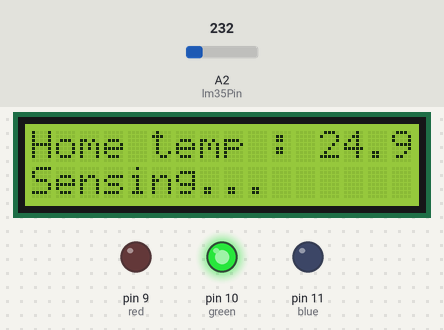
A sketch run on a simulated Arduino Uno, built with avr-gcc and run on an emulated ATmega328P. Shown: 16×2 character LCD, output pins drawn as LEDs (lit = HIGH). The inputs (shaded band) are chosen by the test bench; at power-on: A2 (lm35Pin) = 232. What the sketch prints to the serial monitor is not drawn.

Above: at 1.6 s.
1.7 s: A2 (lm35Pin) set to 250
At 3.5 s:
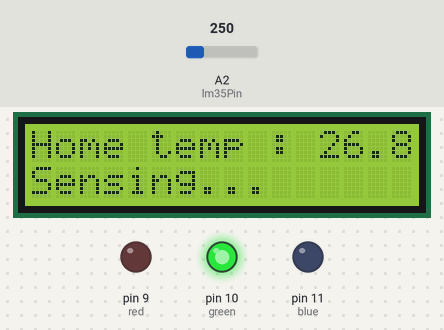
4.6 s: A2 (lm35Pin) set to 266
At 7.4 s:
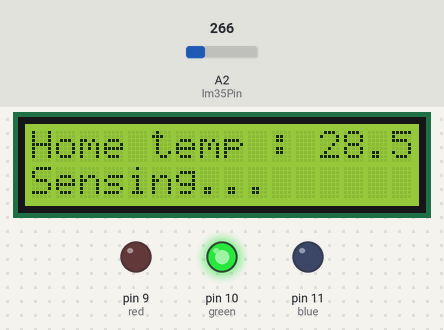
7.7 s: A2 (lm35Pin) set to 290
At 10.5 s:
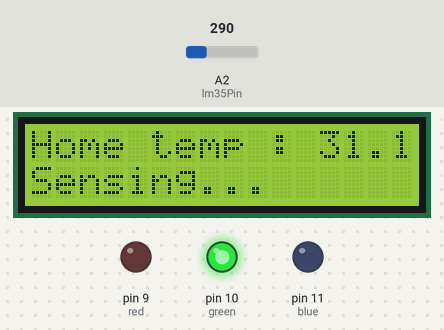
Timing chart, 0 to 12.0 s (numbered marks = the images above; inputs shaded):
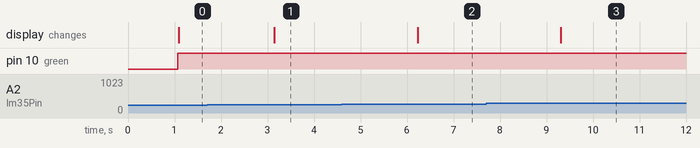

Measured:
- after the input at 1.7 s, the display: changes after 1.4 s (image 1)
- after the input at 4.6 s, the display: changes after 1.6 s (image 2)
- after the input at 7.7 s, the display: changes after 1.6 s (image 3)

The sketch:

TemperatureMoodLight.ino
```cpp
#include <Wire.h>
#include <LiquidCrystal_I2C.h>
LiquidCrystal_I2C lcd(0x27,16,2);

int lm35Pin = A2;
int flag = 0;
int red = 9; // red led, pinMode 9
int green = 10; // green led, pinMode 10
int blue = 11; // blue led, pinMode 11

void setup() {
  analogReference(INTERNAL);
  Serial.begin(9600); // 시리얼 모니터

  // lcd 초기설정
  lcd.init();
  lcd.backlight();

}

void loop() {
  // put your main code here, to run repeatedly:

  float temp = analogRead(lm35Pin) / 9.31;

  Serial.println(temp);
  delay(1000);

  if( 18 >= temp ){ // 실내온도가 18도 이하이면
    analogWrite(red, 0);
    analogWrite(green, 0);
    analogWrite(blue, 255); // BLUE LED 켜기
  }
  else if(18 < temp < 20 ){ // 실내온도가 18도 초과 20도 이하이면
    analogWrite(red, 0);
    analogWrite(green, 255); // GREEN LED 켜기
    analogWrite(blue, 0);
  }
  else if( temp >= 20 ){ // 실내온도가 20도 이상이면
    analogWrite(red, 255); // RED LED 켜기
    analogWrite(green, 0);
    analogWrite(blue, 0);
  }

  lcd.setCursor(0,0);
  lcd.print("Home temp : ");
  lcd.print(temp); // LCD에 실내온도 출력하기
  lcd.setCursor(0,1);
  lcd.print("Sensing...");
}
```
